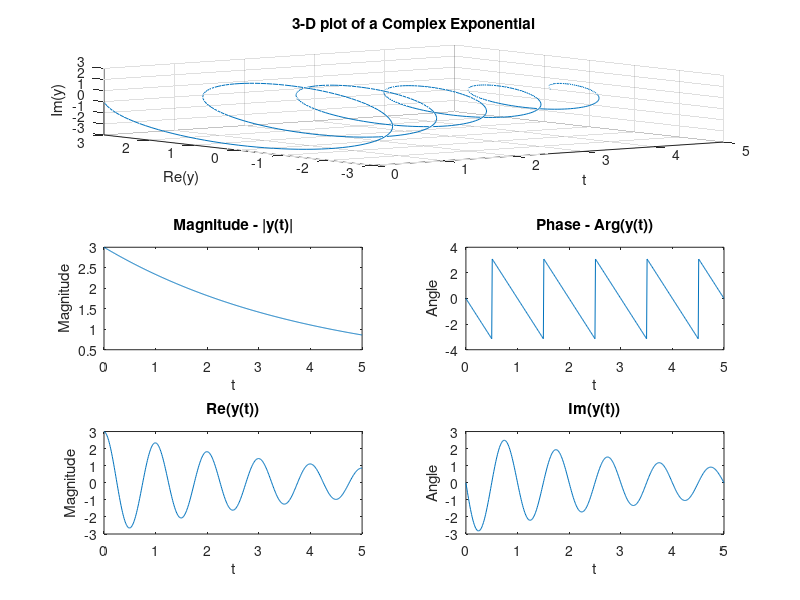

The MATLAB source for this figure:
%example2.m produces a 3D plot of a decaying complex exponential,
% with subplots of magnitude and phase and of real and imaginary
% components below it.

%Enter personal information
diary on
disp('NAME: your_name')
disp('SECTION: your_section')
datestr(cputime)

t = 0:0.01:5;
y=3*exp(-(0.25+j*(2*pi))*t);
subplot(3,1,1);
plot3(t,real(y),imag(y));
grid
xlabel('t'),ylabel('Re(y)'),zlabel('Im(y)');
title('3-D plot of a Complex Exponential');

%produce magnitude and phase plots; t vs |y(t)| and t vs. <y(t).

subplot(3,2,3),plot(t,abs(y)),xlabel('t'),
ylabel('Magnitude'),title('Magnitude - |y(t)|');

subplot(3,2,4),plot(t,angle(y)),xlabel('t'),
ylabel('Angle'),title('Phase - Arg(y(t))');

%produce real and imag plots; t vs |y(t)| and t vs. <y(t).

subplot(3,2,5),plot(t,real(y)),xlabel('t'),
ylabel('Magnitude'),title('Re(y(t))');

subplot(3,2,6),plot(t,imag(y)),xlabel('t'),
ylabel('Angle'),title('Im(y(t))');

%ANSWER THIS QUESTION: Is the new signal the same as $y(t/2)$, $y(2t)$, or neither?
disp('Type answer here')
diary off
